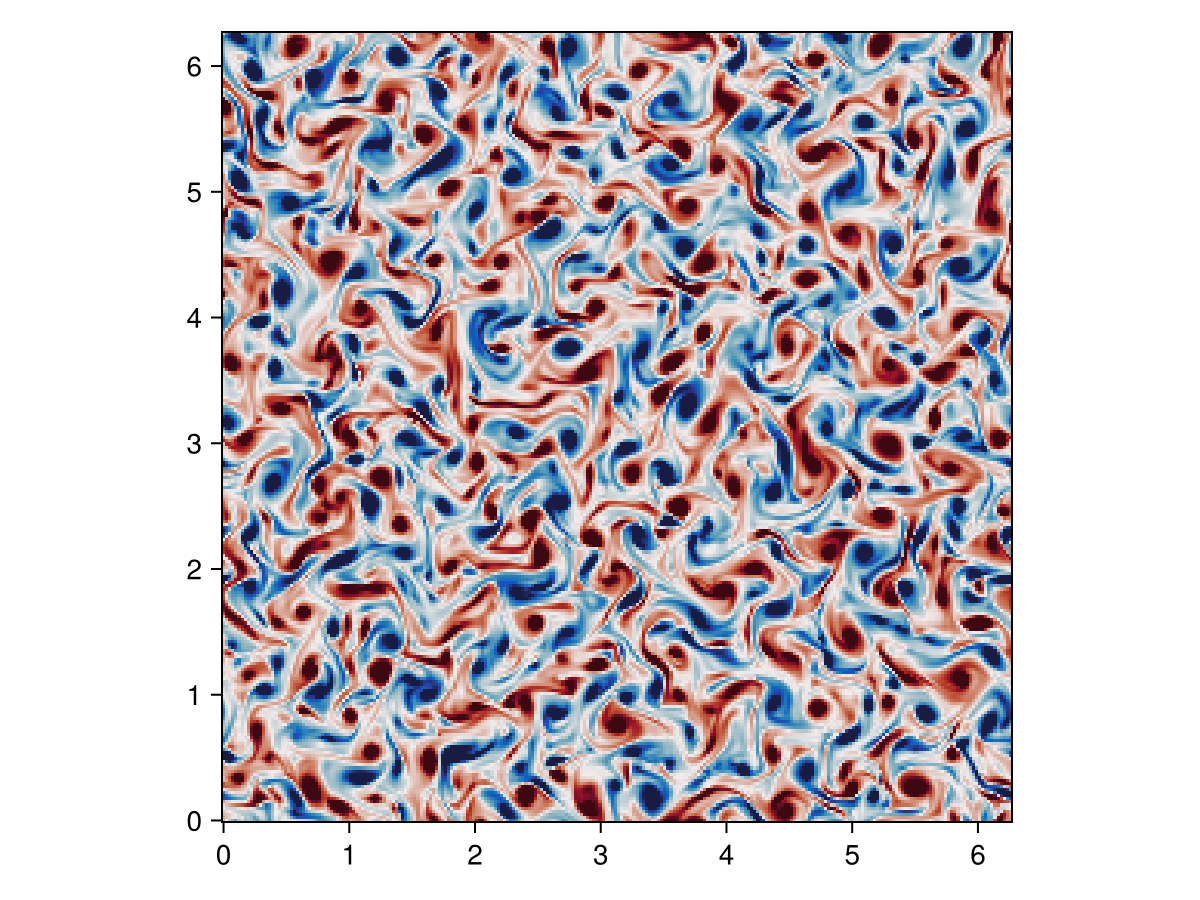

Reproduce this figure in Julia.
using Oceananigans, CairoMakie

# The third dimension is "flattened" to reduce the domain from three to two dimensions.
topology = (Periodic, Periodic, Flat)
architecture = CPU() # CPU() works just fine too for this small example.
x = y = (0, 2π)
grid = RectilinearGrid(architecture; size=(256, 256), x, y, topology)

model = NonhydrostaticModel(; grid, advection=WENO(order=5))

ϵ(x, y) = 2rand() - 1 # Uniformly-distributed random numbers between [-1, 1).
set!(model, u=ϵ, v=ϵ)

simulation = Simulation(model; Δt=0.01, stop_time=10)

wizard = TimeStepWizard(cfl=0.8, max_change=1.2, max_Δt=0.5)
simulation.callbacks[:wizard] = Callback(wizard, IterationInterval(10))

using Printf

function progress_message(sim)
    max_abs_u = maximum(abs, sim.model.velocities.u)
    walltime = prettytime(sim.run_wall_time)

    return @info @sprintf("Iteration: %04d, time: %1.3f, Δt: %.2e, max(|u|) = %.1e, wall time: %s\n",
                          iteration(sim), time(sim), sim.Δt, max_abs_u, walltime)
end

add_callback!(simulation, progress_message, IterationInterval(10))

u, v, w = model.velocities
ζ = ∂x(v) - ∂y(u)

filename = "two_dimensional_turbulence"

simulation.output_writers[:fields] = JLD2OutputWriter(model, (; ζ),
                                                      schedule = TimeInterval(0.2),
                                                      filename = filename * ".jld2",
                                                      overwrite_existing = true)


run!(simulation)

heatmap(ζ; colormap = :balance, colorrange = (-3, 3), axis=(; aspect=1))
save(filename * ".png", current_figure())

## Make a movie

ζ_timeseries = FieldTimeSeries(filename * ".jld2", "ζ")
times = ζ_timeseries.times

n = Observable(1)

ζ = @lift ζ_timeseries[$n]

title = @lift "vorticity, t = " * string(round(times[$n], digits=2))

fig = Figure(fontsize=24)

ax = Axis(fig[1, 1]; title, aspect = 1)
heatmap!(ax, ζ; colormap = :balance, colorrange = (-3, 3))

frames = 1:length(times)
record(fig, filename * ".mp4", frames, framerate=18) do i
    n[] = i
end
